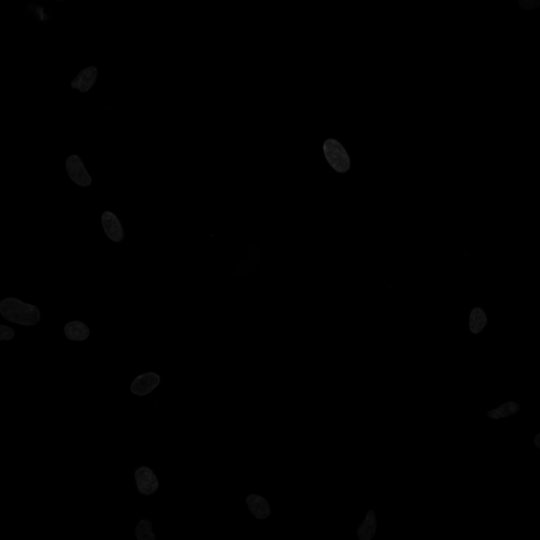
#> input picture example_data/003003-13-001001001.tif, 1080 x 1080 px (shown at 1/2 size); its folder holds 4 pictures in this run; the run also reads 1 picture not shown here
$ jupyter execute --allow-errors batch_segment_nucleoli.ipynb
#> lines starting #> are read from the running program, lines starting #| are printed output that depends on the picture; after the words box and inside, x2 and y2 are one past the last pixel; in counts of white or black regions, pixels touching at a corner belong together; pictures that were not available may be replaced by others from this repository, and a replacement may not be noted
#> `imgs=[tifffile.imread(basename+str(i)+'.tif') for i in range(1,4)]`: imgs = 3 items
### seg_nucl_utils.py
#this file has the functions for nucleolar segmentation
import numpy as np
import tifffile
import scipy.ndimage as ndi
import pandas as pd

#this is the structuring element for flood fill labeling
#full structure means diagonal pixels will get connected
fs=np.ones((3,3))

def poorMansRollingBall(img,rollballrad=100,smstdev=5):
    '''
    we don't have an easy to use rolling ball option in python so subtract a smoothed
    minimum filtered image instead
    '''
    fimg=img.astype(float)
    return fimg-ndi.minimum_filter(ndi.gaussian_filter(fimg,sigma=smstdev),size=rollballrad*2)

def labelClearEdges(mask,border=2):
    '''
    clear objects within border distance of the edge and label them (return nobjects as well)
    '''
    labels=ndi.label(mask,structure=fs)[0]
    edge=np.concatenate([labels[:border,:].flat,labels[-border:,:].flat,
                         labels[:,:border].flat,labels[:,-border:].flat])
    edgevals=np.unique(edge)
    filtered=labels.copy()
    for i in range(len(edgevals)):
        if(edgevals[i]!=0):
            filtered[labels==edgevals[i]]=0.0
    return ndi.label(filtered>0.5,structure=fs)

def filterObjects(labels,nobj,minsize=4,maxsize=-1,fillholes=True):
    '''
    filter out large and small objects from a labeled image (return nobjects as well)
    '''
    objareas=ndi.sum(labels>0.5,labels,range(1,nobj+1))
    filtered=labels.copy()
    for i in range(len(objareas)):
        if(objareas[i]<minsize):
            filtered[labels==(i+1)]=0.0
        elif(maxsize>0 and objareas[i]>maxsize):
            filtered[labels==(i+1)]=0.0
    filled=ndi.binary_fill_holes(filtered>0.5,structure=fs)
    return ndi.label(filled>0.5,structure=fs)

def segmentNuclei(dapiimg,rollballrad=100,smstdev=5,nucthresh=0.1,minsize=1000,maxsize=4000):
    '''
    segment the nuclei and return preprocessed, unfiltered mask,filtered labels and number of nuclei
    '''
    dapisub=poorMansRollingBall(dapiimg,rollballrad=rollballrad,smstdev=smstdev)
    #threshold at fraction of max
    dapimask=dapisub>(nucthresh*dapisub.max())
    #eliminate the edge objects and label them
    dapilabels,nnuclei=labelClearEdges(dapimask)
    #filter out large and small nuclei
    dapilabels,nnuclei=filterObjects(dapilabels,nnuclei,minsize=minsize,maxsize=maxsize)
    return dapisub,dapimask,dapilabels,nnuclei

def segmentNucleoli(nuclimg,thirdimg,dapilabels,nnuclei,
                    rollballrad=15.0,rbsigma=1.0,sigma=0.7,nuclthresh=0.4,minnuclsize=4):
    '''
    segment the nucleoli and return preprocessed, preprocessed third, labeled, and nnuceoli
    note that "third" is a third image (not nuceoli or nuclei) that needs measured
    '''
    #start with background subtraction
    nucleolisub=poorMansRollingBall(nuclimg,rollballrad=rollballrad,smstdev=rbsigma)
    thirdsub=poorMansRollingBall(thirdimg,rollballrad=rollballrad,smstdev=rbsigma)
    #and a filter
    nucleoli=ndi.gaussian_filter(nucleolisub,sigma=sigma)
    third=ndi.gaussian_filter(thirdsub,sigma=sigma)
    #get the min and max values for each nucleus
    minvals=ndi.minimum(nucleoli,labels=dapilabels,index=range(1,nnuclei+1))
    maxvals=ndi.maximum(nucleoli,labels=dapilabels,index=range(1,nnuclei+1))
    threshvals=minvals+nuclthresh*(maxvals-minvals)
    #make the threshold mask
    threshlevels=dapilabels.copy()
    for i in range(len(threshvals)):
        threshlevels[dapilabels==(i+1)]=threshvals[i]
    #apply the mask in areas where there are nuclei
    nucleolimask=nucleoli>threshlevels
    nucleolimask[threshlevels==0.0]=0
    nucleolilabels,nnucleoli=ndi.label(nucleolimask,structure=fs)
    #finally filter out the small nucleoli
    nucleolilabels,nnucleoli=filterObjects(nucleolilabels,nnucleoli,minsize=minnuclsize,fillholes=False)
    return nucleoli,third,nucleolilabels,nnucleoli

def measureAll(dapilabels,nnuclei,nucleolilabels,nnucleoli,nucleoli,third):
    '''
    measure all of the nucleoli and associate them with their parent nucleus
    '''
    nuclear_means=ndi.mean(nucleoli,dapilabels,range(1,nnuclei+1))
    nuclear_stds=ndi.standard_deviation(nucleoli,dapilabels,range(1,nnuclei+1))
    #use the ndimage sum function with a boolean image to get the area
    nuclear_areas=ndi.sum(dapilabels>0.5,dapilabels,range(1,nnuclei+1))
    nucleolar_means=ndi.mean(nucleoli,nucleolilabels,range(1,nnucleoli+1))
    nucleolar_stds=ndi.standard_deviation(nucleoli,nucleolilabels,range(1,nnucleoli+1))
    nucleolar_areas=ndi.sum(nucleolilabels>0.5,nucleolilabels,range(1,nnucleoli+1))
    #measure the dapi label "intensity" in each nucleolus to get it's parent label
    nucleolar_ids=ndi.mean(dapilabels,nucleolilabels,range(1,nnucleoli+1))
    #now measure the third image
    third_means=ndi.mean(third,nucleolilabels,range(1,nnucleoli+1))
    third_stds=ndi.standard_deviation(third,nucleolilabels,range(1,nnucleoli+1))
    thirdnuc_means=ndi.mean(third,dapilabels,range(1,nnuclei+1))
    thirdnuc_stds=ndi.standard_deviation(third,dapilabels,range(1,nnuclei+1))
    #count the number of nucleoli per nucleus
    nucleolar_count=[0]*nnuclei
    for i in range(nnucleoli):
        nid=int(np.round(nucleolar_ids[i]))-1
        nucleolar_count[nid]+=1
    #now get the measurements for every nucleolus as a dictionary
    #nuclear measurements: nucleolar_id, nucid, area, avg, stdev, nucleolar count; nucleolar measurements: area, avg, stdev,thirdnucavg,thirdnucstdev,thirdavg,thirdstdev
    measurements=[]
    for i in range(nnucleoli):
        nid=int(np.round(nucleolar_ids[i]))-1
        mdict={'id':i,'nuclear_id':nid+1,'nuclear_area':nuclear_areas[nid],'nuclear_avg':nuclear_means[nid],
               'nuclear_stdev':nuclear_stds[nid],'number_nucleoli':nucleolar_count[nid],'nucleolar_area':nucleolar_areas[i],
               'nucleolar_avg':nucleolar_means[i],'nucleolar_stdev':nucleolar_stds[i],'third_nucavg':thirdnuc_means[nid],
               'third_nucstdev':thirdnuc_stds[nid],'third_nuclavg':third_means[i],'third_nuclstdev':third_stds[i]}
        measurements.append(mdict)
    #return as a dataframe
    return pd.DataFrame(measurements)

### batch_segment_nucleoli.ipynb
[cell 1]
import matplotlib.pyplot as plt
import pandas as pd
import numpy as np
import tifffile
import glob
import seg_nucl_utils as snu

[cell 2]
#first get all of the dapi tif files in example data
dapinames=sorted(glob.glob('example_data/*001.tif'))
dapinames[:5]

[cell 3]
#go through and add the analysis from each image to a list
dfs=[]
#> (the rest of this cell did not finish here and is left out)

#> in segmentNuclei, dapiimg is the input picture: shape (1080, 1080) uint16; min 67, max 11699, mean 226.2
#> in segmentNuclei, `dapimask=dapisub>(nucthresh*dapisub.max())`:
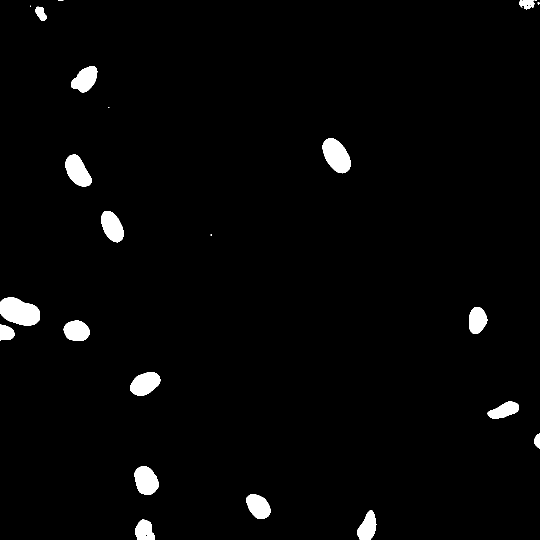
#> dapimask: shape (1080, 1080) bool (shown at 1/2 size); 2.3% white; 23 white regions (6 under 20 px), largest, box (x1, y1, x2, y2) and area: (0, 595, 80, 651) 3361, (645, 276, 701, 347) 2703, (131, 309, 184, 373) 2183
#> in labelClearEdges, `labels=ndi.label(mask,structure=fs)[0]`:
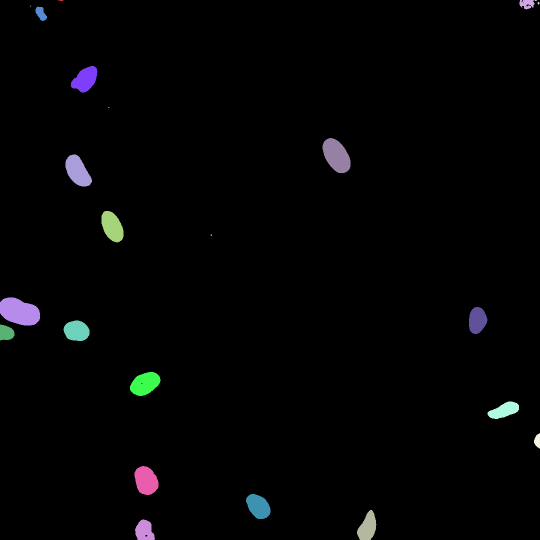
#> labels: shape (1080, 1080) int32 (shown at 1/2 size); 24 distinct labels, from 0 to 23; one colour per label, 0 black
#> in labelClearEdges, `edge=np.concatenate([labels[:border,:].flat,labels[-border:,:].flat, l..`: edge = 8640 values, max 23 at index 2435, min 0 at index 0, mean 0.636
#> in labelClearEdges, `edgevals=np.unique(edge)`: edgevals = [0, 1, 2, 3, 4, 13, 16, 19, 22, 23]
#> the loop in labelClearEdges, `for i in range(len(edgevals)):` made 10 passes
#> after the loop in labelClearEdges, `for i in range(len(edgevals)):`:
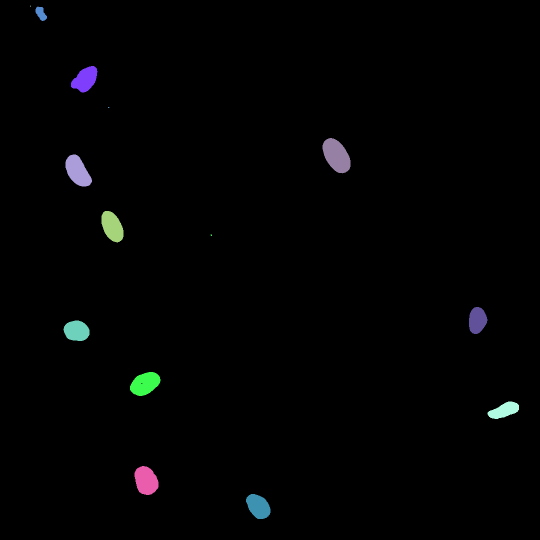
#> filtered: shape (1080, 1080) int32 (shown at 1/2 size); 15 distinct labels, from 0 to 21; one colour per label, 0 black
#> in segmentNuclei, `dapilabels,nnuclei=labelClearEdges(dapimask)`: dapilabels: shape (1080, 1080) int32; 15 distinct labels, from 0 to 14
#> in segmentNuclei, `dapilabels,nnuclei=labelClearEdges(dapimask)`: nnuclei = 14
#> in filterObjects, `objareas=ndi.sum(labels>0.5,labels,range(1,nobj+1))`: objareas = [3, 413, 1818, 4, 2703, 2183, 1966, 8, 1517, 1678, 2056, 1350, 2094, 1745]
#> the loop in filterObjects, `for i in range(len(objareas)):` made 14 passes
#> after the loop in filterObjects, `for i in range(len(objareas)):`:
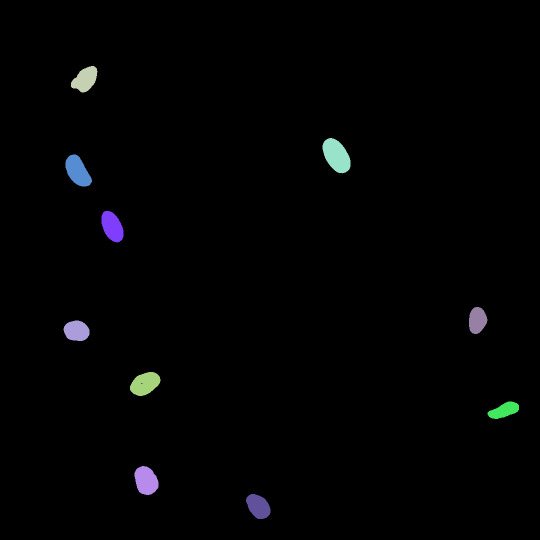
#> filtered: shape (1080, 1080) int32 (shown at 1/2 size); 11 distinct labels, from 0 to 14; one colour per label, 0 black
#> in filterObjects, `filled=ndi.binary_fill_holes(filtered>0.5,structure=fs)`: filled: shape (1080, 1080) bool; 1.6% white; 10 white regions, largest, box (x1, y1, x2, y2) and area: (645, 276, 701, 347) 2703, (131, 309, 184, 373) 2183, (269, 932, 317, 990) 2094
#> in segmentNuclei, `dapilabels,nnuclei=filterObjects(dapilabels,nnuclei,minsize=minsize,ma..`: dapilabels: shape (1080, 1080) int32; 11 distinct labels, from 0 to 10
#> in segmentNuclei, `dapilabels,nnuclei=filterObjects(dapilabels,nnuclei,minsize=minsize,ma..`: nnuclei = 10
    nucleoli,third,nucleolilabels,nnucleoli=snu.segmentNucleoli(imgs[2],imgs[1],dapilabels,nnuclei)
#> call 2 of poorMansRollingBall, with rollballrad = 15, smstdev = 1
#> in poorMansRollingBall (call 2), `fimg=img.astype(float)`:
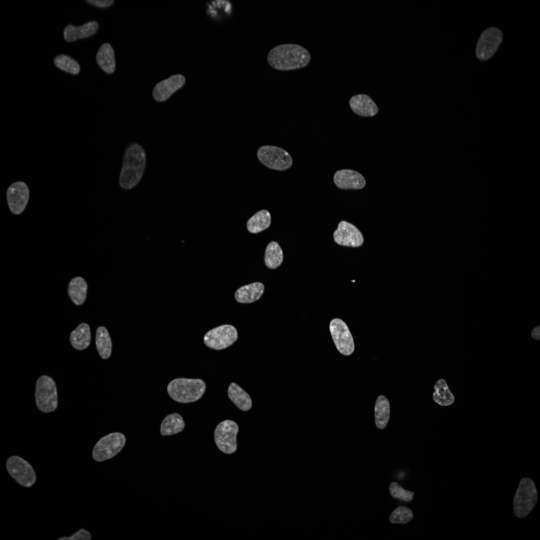
#> fimg: shape (1080, 1080) float64 (shown at 1/2 size); min 70, max 10905, mean 377.3; drawn with min black and max white
#> in segmentNucleoli, `minvals=ndi.minimum(nucleoli,labels=dapilabels,index=range(1,nnuclei+1))`: minvals = [-4.37, -6.06, -2.89, -5.89, -7.56, 4.53, -3.65, -4.5, -5.82, -4.38]
#> in segmentNucleoli, `maxvals=ndi.maximum(nucleoli,labels=dapilabels,index=range(1,nnuclei+1))`: maxvals = [1030.2, 5249.5, 39.58, 35.5, 36.61, 6649.3, 44.98, 48.56, 36.5, 40.69]
#> in segmentNucleoli, `threshvals=minvals+nuclthresh*(maxvals-minvals)`: threshvals = [409.4, 2096.2, 14.1, 10.66, 10.1, 2662.4, 15.8, 16.73, 11.11, 13.65]
#> the loop in segmentNucleoli, `for i in range(len(threshvals)):` made 10 passes
#> after the loop in segmentNucleoli, `for i in range(len(threshvals)):`:
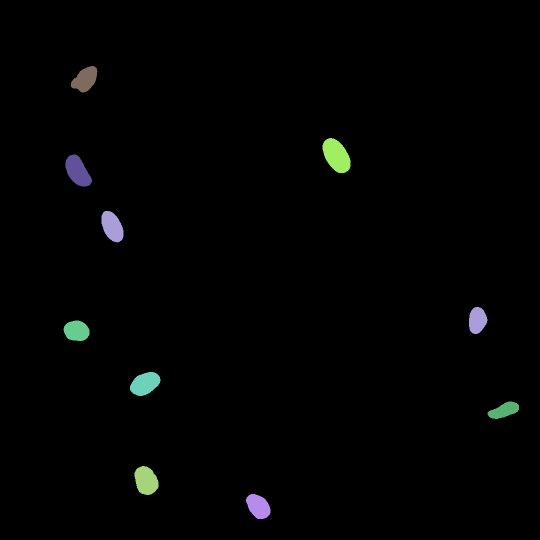
#> threshlevels: shape (1080, 1080) int32 (shown at 1/2 size); 10 distinct labels, from 0 to 2662; one colour per label, 0 black
#> in segmentNucleoli, `nucleolimask=nucleoli>threshlevels`: nucleolimask: shape (1080, 1080) bool; 98.4% white; 4365 black regions (4330 under 20 px), largest, box (x1, y1, x2, y2) and area: (645, 276, 701, 343) 2581, (142, 132, 195, 185) 1805, (259, 744, 316, 783) 750
#> in segmentNucleoli, `nucleolimask[threshlevels==0.0]=0`: nucleolimask: shape (1080, 1080) bool; 0.84% white; 45 white regions (33 under 20 px), largest, box (x1, y1, x2, y2) and area: (269, 932, 317, 990) 1552, (203, 423, 247, 485) 1465, (938, 614, 975, 668) 1333
#> in segmentNucleoli, `nucleolilabels,nnucleoli=ndi.label(nucleolimask,structure=fs)`: nucleolilabels: shape (1080, 1080) int32; 46 distinct labels, from 0 to 45
#> in segmentNucleoli, `nucleolilabels,nnucleoli=ndi.label(nucleolimask,structure=fs)`: nnucleoli = 45
#> call 2 of filterObjects, with nobj = 45, minsize = 4, maxsize = -1, fillholes = False
#> in filterObjects (call 2), `objareas=ndi.sum(labels>0.5,labels,range(1,nobj+1))`: objareas = 45 values, max 1552 at index 39, min 1 at index 4, mean 217
#> the loop in filterObjects (call 2), `for i in range(len(objareas)):` made 45 passes
#> after the loop in filterObjects (call 2), `for i in range(len(objareas)):`:
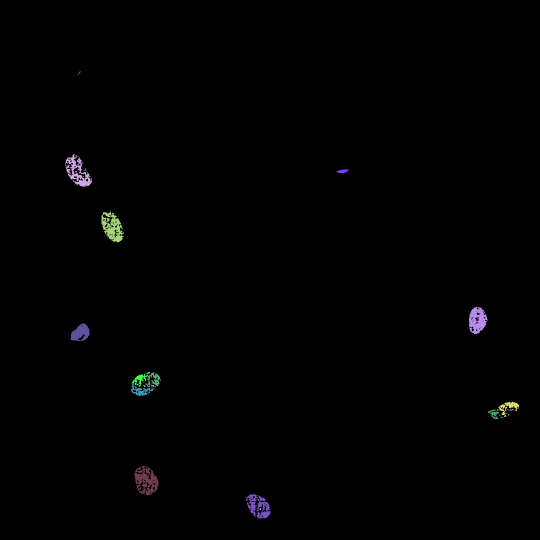
#> filtered: shape (1080, 1080) int32 (shown at 1/2 size); 28 distinct labels, from 0 to 44; one colour per label, 0 black
#> in filterObjects (call 2), `filled=ndi.binary_fill_holes(filtered>0.5,structure=fs)`: filled: shape (1080, 1080) bool; 0.94% white; 26 white regions (14 under 20 px), largest, box (x1, y1, x2, y2) and area: (269, 932, 317, 990) 1872, (203, 423, 247, 485) 1775, (131, 309, 184, 373) 1603
#> in segmentNucleoli, `nucleolilabels,nnucleoli=filterObjects(nucleolilabels,nnucleoli,minsiz..`: nucleolilabels: shape (1080, 1080) int32; 27 distinct labels, from 0 to 26
#> in segmentNucleoli, `nucleolilabels,nnucleoli=filterObjects(nucleolilabels,nnucleoli,minsiz..`: nnucleoli = 26
    df=snu.measureAll(dapilabels,nnuclei,nucleolilabels,nnucleoli,nucleoli,third)
#> in measureAll, `nuclear_means=ndi.mean(nucleoli,dapilabels,range(1,nnuclei+1))`: nuclear_means = [27.84, 227.8, 16.21, 14.29, 17.75, 2228.7, 16.58, 15.95, 15.36, 15.77]
#> in measureAll, `nuclear_stds=ndi.standard_deviation(nucleoli,dapilabels,range(1,nnucle..`: nuclear_stds = [62.08, 886.1, 6.87, 6.33, 6.83, 1835, 6.95, 7.2, 6.66, 6.5]
#> in measureAll, `nuclear_areas=ndi.sum(dapilabels>0.5,dapilabels,range(1,nnuclei+1))`: nuclear_areas = [1818, 2703, 2183, 1966, 1517, 1678, 2059, 1350, 2094, 1745]
#> in measureAll, `nucleolar_means=ndi.mean(nucleoli,nucleolilabels,range(1,nnucleoli+1))`: nucleolar_means = 26 values, max 4149.6 at index 4, min 15.14 at index 5, mean 343.3
#> in measureAll, `nucleolar_stds=ndi.standard_deviation(nucleoli,nucleolilabels,range(1,..`: nucleolar_stds = 26 values, max 812.3 at index 7, min 0.946 at index 17, mean 72.21
#> in measureAll, `nucleolar_areas=ndi.sum(nucleolilabels>0.5,nucleolilabels,range(1,nnuc..`: nucleolar_areas = 26 values, max 1872 at index 23, min 4 at index 14, mean 421.3
#> in measureAll, `nucleolar_ids=ndi.mean(dapilabels,nucleolilabels,range(1,nnucleoli+1))`: nucleolar_ids = 26 values, max 10 at index 24, min 1 at index 0, mean 6.5
#> in measureAll, `third_means=ndi.mean(third,nucleolilabels,range(1,nnucleoli+1))`: third_means = 26 values, max 4054.7 at index 14, min 1520 at index 20, mean 2858.6
#> in measureAll, `third_stds=ndi.standard_deviation(third,nucleolilabels,range(1,nnucleo..`: third_stds = 26 values, max 1674.3 at index 4, min 77.95 at index 17, mean 606.2
#> in measureAll, `thirdnuc_means=ndi.mean(third,dapilabels,range(1,nnuclei+1))`: thirdnuc_means = [3110.8, 5476.5, 3111.9, 3771.2, 3525.6, 3504.5, 2715.2, 2434.9, 3594.8, 2501.3]
#> in measureAll, `thirdnuc_stds=ndi.standard_deviation(third,dapilabels,range(1,nnuclei+..`: thirdnuc_stds = [804.1, 1484.4, 612.2, 972, 783.5, 797.8, 824.9, 658.3, 952.5, 540.3]
#> in measureAll, `nucleolar_count=[0]*nnuclei`: nucleolar_count = [0, 0, 0, 0, 0, 0, 0, 0, 0, 0]
#> the loop in measureAll, `for i in range(nnucleoli):` made 26 passes
#> nid on passes 1 to 12: 0, 2, 2, 2, 1, 3, 4, 5, 6, 6, 6, 6
#> after the loop in measureAll, `for i in range(nnucleoli):`: nucleolar_count = [1, 1, 3, 1, 1, 1, 7, 8, 1, 2]
#> after the loop in measureAll, `for i in range(nnucleoli):`: measurements = 26 items
#> `df=snu.measureAll(dapilabels,nnuclei,nucleolilabels,nnucleoli,nucleoli..`: df = table of 26 rows and 13 columns
#| found 10 nuclei and 26 nucleoli
#> `tifffile.imwrite(basename+'1_nuclmask.tif',nucleolilabels>0.5)`:
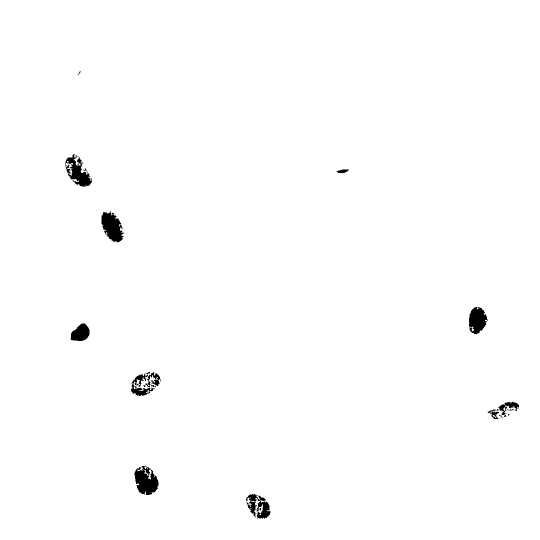
#> saved as 003003-13-001001001_nuclmask.tif: shape (1080, 1080) bool (shown at 1/2 size); 99.1% white; 26 black regions (14 under 20 px), largest, box (x1, y1, x2, y2) and area: (269, 932, 317, 990) 1872, (203, 423, 247, 485) 1775, (131, 309, 184, 373) 1603
    print('found',nnuclei,'nuclei and',nnucleoli,'nucleoli')
    #add the name to the dataframe so we can get that info later
    df['name']=dapinames[i].split('/')[-1]
    dfs.append(df)
    tifffile.imwrite(basename+'1_mask.tif',dapilabels>0.5)
    tifffile.imwrite(basename+'1_nuclmask.tif',nucleolilabels>0.5)

[cell 4]
dfs[0].head()
#> Out = table of 5 rows and 14 columns

[cell 5]
#concatenate the dataframes and save them
alldf=pd.concat(dfs).reset_index(drop=True)
#> alldf = table of 26 rows and 14 columns
alldf.to_csv('all_img_measurements.csv')

[cell 6]
#start by aggregating the nucleoli together
dfavg=alldf.groupby(['name','nuclear_id']).agg('mean')
#> dfavg = table of 10 rows and 12 columns

[cell 7]
dfavg.head()
#> Out = table of 5 rows and 12 columns

[cell 8]
#now calculate the enrichment and normality
dfavg['int_nucleolar']=dfavg['nucleolar_avg']*dfavg['nucleolar_area']*dfavg['number_nucleoli']
dfavg['int_nucleoplasm']=dfavg['nuclear_area']*dfavg['nuclear_avg']-dfavg['int_nucleolar']
dfavg['nucleolar_enrich']=dfavg['int_nucleolar']/dfavg['int_nucleoplasm']
dfavg['third_intnucl']=dfavg['third_nuclavg']*dfavg['nucleolar_area']*dfavg['number_nucleoli']
dfavg['third_intnucp']=dfavg['nuclear_area']*dfavg['third_nucavg']-dfavg['third_intnucl']
dfavg['third_nuclenrich']=dfavg['third_intnucl']/dfavg['third_intnucp']
dfavg['normality_score']=dfavg['third_nuclenrich']/dfavg['nucleolar_enrich']

[cell 9]
dfavg.head()
#> Out = table of 5 rows and 19 columns

[cell 10]
dfavg.to_csv('all_img_measurements_normality.csv')

[cell 11]
plt.hist(dfavg['normality_score'],bins=50)
plt.xlabel('nucleolar normality')
plt.ylabel('frequency in well')
plt.show()
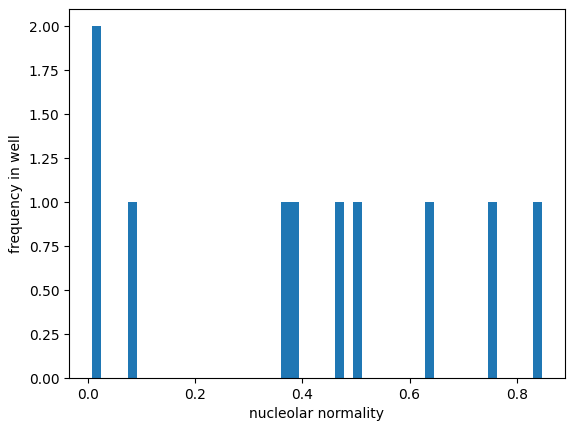
#> figure drawn by matplotlib, 1 panel; tallest bar 2 high, from x = 0.00719 to 0.024

[cell 12]
#get the image averages and stdevs
dfimgavg=dfavg.groupby('name').agg('mean')
#> dfimgavg = table of 1 rows and 19 columns
dfimgsterr=dfavg.groupby('name').agg(lambda x:x.std()/np.sqrt(len(x)))
#> dfimgsterr = table of 1 rows and 19 columns
plt.bar(range(len(dfimgavg)),dfimgavg['normality_score'].values,
        yerr=dfimgsterr['normality_score'].values)
plt.xlabel('image')
plt.ylabel('Normality_Score')
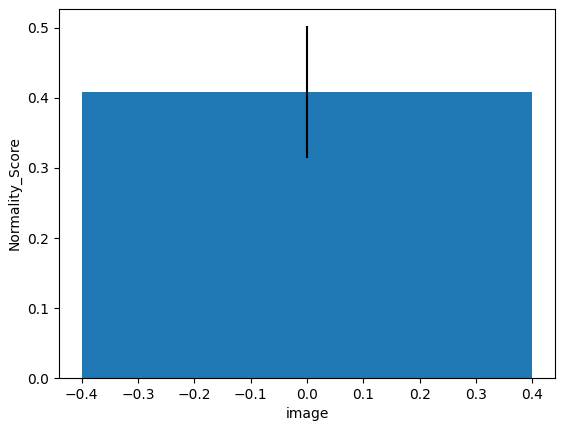
#> figure drawn by matplotlib, 1 panel
